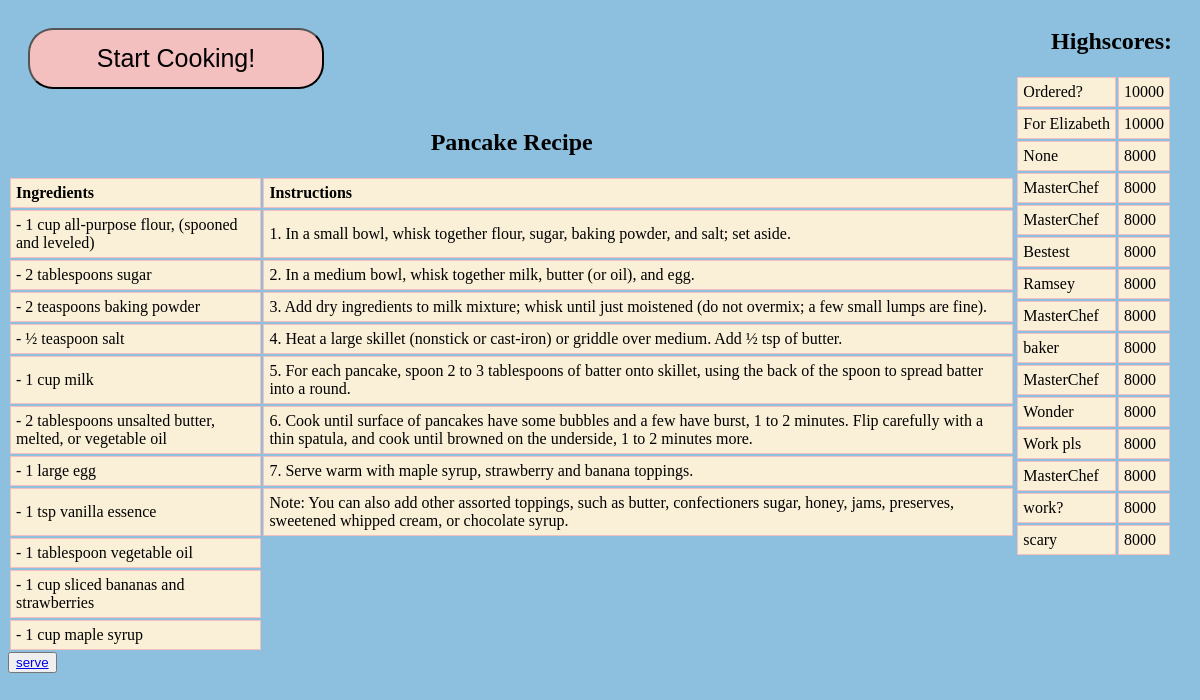
The app's page /pancakes/home with its own data.
### tables this page shows
CREATE TABLE "Highscores_pancakes" (
	"Name" VARCHAR(20), 
	"Score" INTEGER
);

### app.py (the view)
@app.route("/pancakes/home")
def pancakes_home():
    with engine.connect() as connection:
        query = db.select(score_table_pancakes).order_by(score_table_pancakes.c.Score.desc())
        print("Q: ", query)
        query_result = connection.execute(query)
        rows = query_result.fetchall()
        print("ROWS: ", rows)
    return render_template("pancakes/home.html", rows = rows)

### templates/pancakes/home.html
{% extends "layout.html" %}
{% block content %}
  <h2 align="center">Pancake Recipe</h2>
  <table align="center">
    <tr>
      <td><strong>Ingredients</strong></td>
      <td><strong>Instructions</strong></td>
    </tr>
    <tr>
      <td> - 1 cup all-purpose flour, (spooned and leveled)</td>
      <td>1. In a small bowl, whisk together flour, sugar, baking powder, and salt; set aside.</td>
    </tr>
    <tr>
      <td> - 2 tablespoons sugar</td>
      <td>2. In a medium bowl, whisk together milk, butter (or oil), and egg.</td>
    </tr>
    <tr>
      <td> - 2 teaspoons baking powder</td>
      <td>3. Add dry ingredients to milk mixture; whisk until just moistened (do not overmix; a few small lumps are fine).</td>
    </tr>
    <tr>
      <td> - ½ teaspoon salt</td>
      <td>4. Heat a large skillet (nonstick or cast-iron) or griddle over medium. Add ½ tsp of butter.</td>
    </tr>
    <tr>
      <td> - 1 cup milk</td>
      <td>5. For each pancake, spoon 2 to 3 tablespoons of batter onto skillet, using the back of the spoon to spread batter into a round.</td>
    </tr>
    <tr>
      <td> - 2 tablespoons unsalted butter, melted, or vegetable oil</td>
      <td>6. Cook until surface of pancakes have some bubbles and a few have burst, 1 to 2 minutes. Flip carefully with a thin spatula, and cook until browned on the underside, 1 to 2 minutes more.</td>
    </tr>
    <tr>
      <td> - 1 large egg</td>
      <td>7. Serve warm with maple syrup, strawberry and banana toppings.</td>
    </tr>
    <tr>
      <td> - 1 tsp vanilla essence</td>
      <td>Note: You can also add other assorted toppings, such as butter, confectioners sugar, honey, jams, preserves, sweetened whipped cream, or chocolate syrup.</td>
    </tr>
    <tr>
      <td> - 1 tablespoon vegetable oil</td>
    </tr>
    <tr>
      <td> - 1 cup sliced bananas and strawberries</td>
    </tr>
    <tr>
      <td> - 1 cup maple syrup</td>
    </tr>
  </table>
  <button align= "right">
<a href = "serve"> serve </a>
    </button>
{% endblock content %}

### templates/layout.html (shortened to what this page needs)
<!DOCTYPE html>
<html>
<head>
</head>
<body>
<body>
    <a href="/stack">
        <button class="block">
            Start Cooking!
        </button>
    </a>
  <div class="highscores">
    <h2 align="right"> Highscores: </h2>
    <table>
 		{% for i in rows %}
          <tr>
              <td> {{i[0]}} </td>
              <td> {{i[1]}} </td>
          </tr>
          {% endfor %}
        </table>
  </div>
    {% block content %}{% endblock %}
</body>
</html>

### templates/layout.html (style rules this page uses)
body { background-color: #8CC0DE; }
td { border: 1px solid #F4BFBF; padding: 5px; }
tr { background-color: #FAF0D7; color: black; }
.block { width: 25%; border-radius: 25px; background-color: #F4BFBF; margin: 20px; padding: 14px 28px; font-size: 25px; cursor: pointer; text-align: center; }
.highscores { float: right; margin-right: 20px; }

### records on screen
Highscores_pancakes: Name "Ordered?", Score "10000"
Highscores_pancakes: Name "For Elizabeth", Score "10000"
Highscores_pancakes: i "None", Score "8000"
Highscores_pancakes: Name "MasterChef", Score "8000"
Highscores_pancakes: Name "MasterChef", Score "8000"
Highscores_pancakes: Name "Bestest", Score "8000"
Highscores_pancakes: Name "Ramsey", Score "8000"
Highscores_pancakes: Name "MasterChef", Score "8000"
Highscores_pancakes: Name "baker", Score "8000"
Highscores_pancakes: Name "MasterChef", Score "8000"
Highscores_pancakes: Name "Wonder", Score "8000"
Highscores_pancakes: Name "Work pls", Score "8000"
Highscores_pancakes: Name "MasterChef", Score "8000"
Highscores_pancakes: Name "work?", Score "8000"
Highscores_pancakes: Name "scary", Score "8000"
